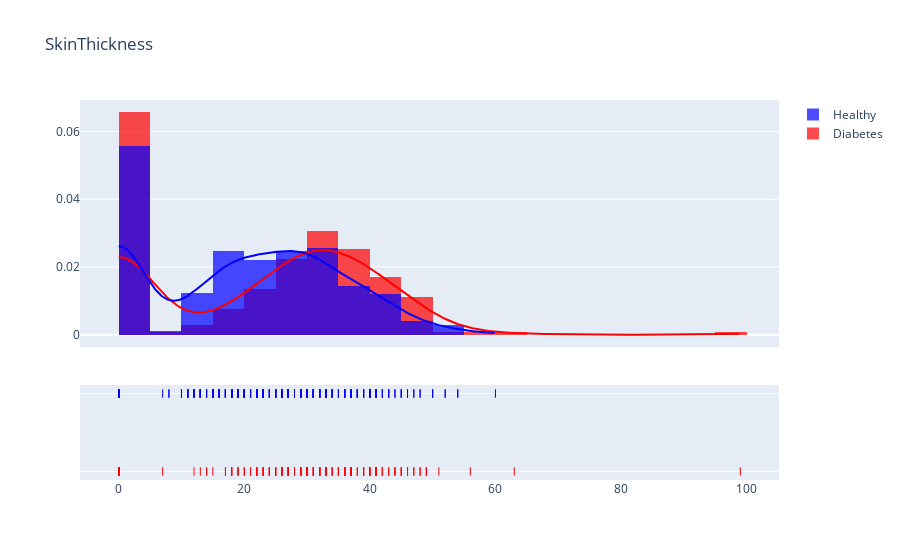

The cell this chart's notebook holds for it:
### Markdown cell above
d. Skin Thickness of diabetes person is thicker than healthy person

### Code cell
density_plot('SkinThickness', 0)  # Ganti 'BMI' dengan nama kolom yang ingin Anda plot

### Figure 1 — Plotly figure (JSON) as saved in the notebook; plotly's stock layout.template omitted (floating-point values rounded to 4 significant figures; data arrays with more than 128 entries replaced by an {"elided": "..."} marker saying what was removed)
{"data": [{"autobinx": false, "histnorm": "probability density", "legendgroup": "Diabetes", "marker": {"color": "Red"}, "name": "Diabetes", "opacity": 0.7, "type": "histogram", "x": {"elided": "268 int values"}, "xaxis": "x", "xbins": {"end": 99, "size": 0, "start": 0}, "yaxis": "y"}, {"autobinx": false, "histnorm": "probability density", "legendgroup": "Healthy", "marker": {"color": "Blue"}, "name": "Healthy", "opacity": 0.7, "type": "histogram", "x": {"elided": "500 int values"}, "xaxis": "x", "xbins": {"end": 60, "size": 0, "start": 0}, "yaxis": "y"}, {"legendgroup": "Diabetes", "marker": {"color": "Red"}, "mode": "lines", "name": "Diabetes", "showlegend": false, "type": "scatter", "x": {"elided": "500 float values"}, "xaxis": "x", "y": {"elided": "500 float values"}, "yaxis": "y"}, {"legendgroup": "Healthy", "marker": {"color": "Blue"}, "mode": "lines", "name": "Healthy", "showlegend": false, "type": "scatter", "x": {"elided": "500 float values"}, "xaxis": "x", "y": {"elided": "500 float values"}, "yaxis": "y"}, {"legendgroup": "Diabetes", "marker": {"color": "Red", "symbol": "line-ns-open"}, "mode": "markers", "name": "Diabetes", "showlegend": false, "type": "scatter", "x": {"elided": "268 int values"}, "xaxis": "x", "y": {"elided": "268 str values"}, "yaxis": "y2"}, {"legendgroup": "Healthy", "marker": {"color": "Blue", "symbol": "line-ns-open"}, "mode": "markers", "name": "Healthy", "showlegend": false, "type": "scatter", "x": {"elided": "500 int values"}, "xaxis": "x", "y": {"elided": "500 str values"}, "yaxis": "y2"}], "layout": {"barmode": "overlay", "hovermode": "closest", "legend": {"traceorder": "reversed"}, "title": {"text": "SkinThickness"}, "xaxis": {"anchor": "y2", "domain": [0, 1], "zeroline": false}, "yaxis": {"anchor": "free", "domain": [0.35, 1], "position": 0}, "yaxis2": {"anchor": "x", "domain": [0, 0.25], "dtick": 1, "showticklabels": false}}}
